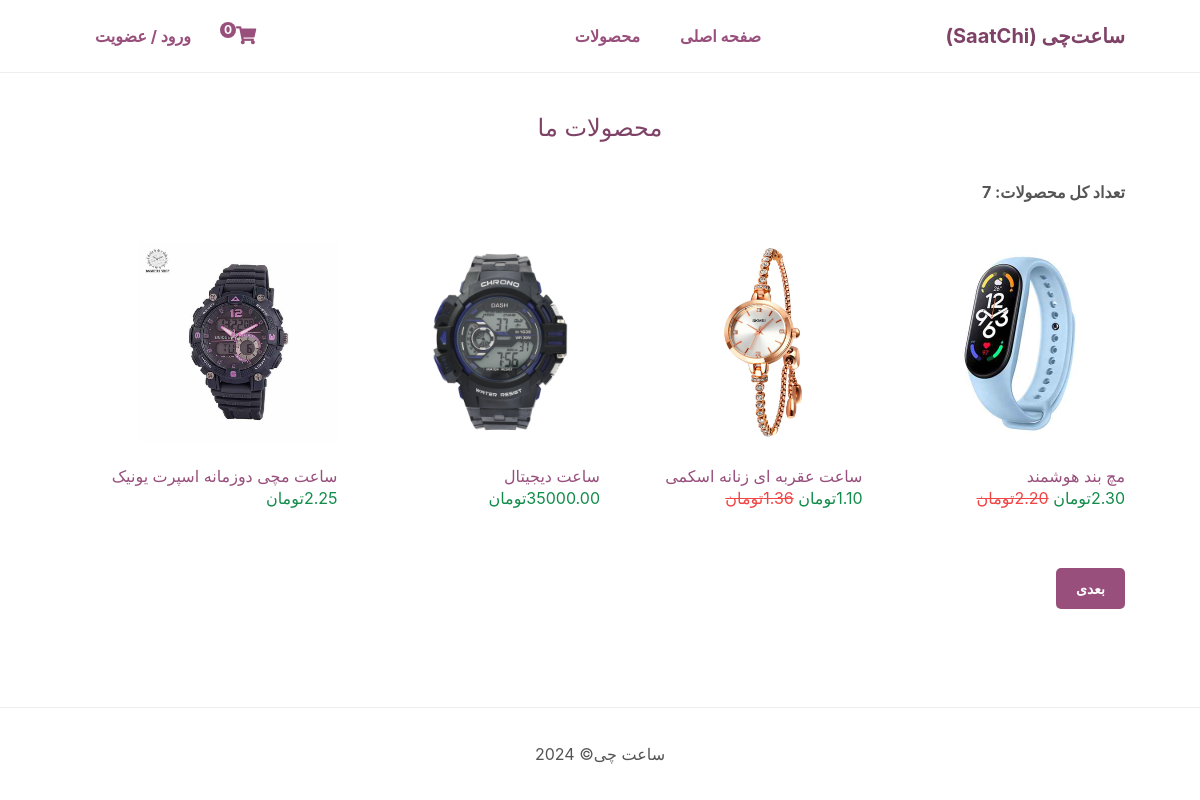
The app's page /Pstore/index.php?page=products with its own data.
### tables this page shows
CREATE TABLE IF NOT EXISTS `products` (
  `id` int NOT NULL AUTO_INCREMENT,
  `name` varchar(200) NOT NULL,
  `desc` text NOT NULL,
  `price` decimal(7,2) NOT NULL,
  `rrp` decimal(7,2) NOT NULL DEFAULT '0.00',
  `quantity` int NOT NULL,
  `img` text NOT NULL,
  `date_added` datetime NOT NULL DEFAULT CURRENT_TIMESTAMP,
  PRIMARY KEY (`id`)
);

### Pstore/index.php (called while the page is built, shortened)
<?php
include 'functions.php';
$page = isset($_GET['page']) && file_exists($_GET['page'] . '.php') ? $_GET['page'] : 'home';
include $page . '.php';
?>

### Pstore/products.php (the view, shortened to what this page needs)
<?php
$num_products_on_each_page = 4;
$current_page = isset($_GET['p']) && is_numeric($_GET['p']) ? (int)$_GET['p'] : 1;
$stmt = $pdo->prepare('SELECT * FROM products ORDER BY date_added DESC LIMIT ?,?');
$stmt->bindValue(1, ($current_page - 1) * $num_products_on_each_page, PDO::PARAM_INT);
$stmt->bindValue(2, $num_products_on_each_page, PDO::PARAM_INT);
$stmt->execute();
$products = $stmt->fetchAll(PDO::FETCH_ASSOC);
$total_products = $pdo->query('SELECT * FROM products')->rowCount();
?>
<?= template_header('صفحه محصولات') ?>
<div class="products content-wrapper">
    <h1>محصولات ما</h1>
    <b> تعداد کل محصولات: <?= $total_products ?></b>
    <div class="products-wrapper">
        <?php foreach ($products as $product) : ?>
            <a href="index.php?page=product&id=<?= $product['id'] ?>" class="product">
                <img src="imgs/<?= $product['img'] ?>" width="200" height="200" alt="<?= $product['name'] ?>">
                <span class="name"><?= $product['name'] ?></span>
                <span class="price">
                    <?= $product['price'] ?>تومان
                    <?php if ($product['rrp'] > 0) : ?>
                        <span class="rrp"><?= $product['rrp'] ?>تومان</span>
                    <?php endif; ?>
                </span>
            </a>
        <?php endforeach; ?>
    </div>
    <div class="buttons">
        <?php if ($total_products > ($current_page * $num_products_on_each_page) - $num_products_on_each_page + count($products)) : ?>
            <a href="index.php?page=products&p=<?= $current_page + 1 ?>">بعدی</a>
        <?php endif; ?>
    </div>
</div>
<?= template_footer() ?>

### Pstore/style.css (style rules this page uses)
* { box-sizing: border-box; font-family: -apple-system, BlinkMacSystemFont, "segoe ui", roboto, oxygen, ubuntu, cantarell, "fira sans", "droid sans", "helvetica neue", Arial, sans-serif; font-size: 16px; -webkit-font-smoothing: antialiased; -moz-osx-font-smoothing: grayscale; }
html { height: 100%; }
body { position: relative; min-height: 100%; color: #555555; background-color: #FFFFFF; margin: 0; padding-bottom: 100px; }
h1, h2, h3, h4, h5 { color: #7e4267; }
.content-wrapper { width: 1050px; margin: 0 auto; direction: rtl; }
main .recentlyadded .products, main .products .products-wrapper { display: flex; flex-wrap: wrap; align-items: center; justify-content: space-between; padding: 40px 0 0 0; text-align: right; }
main .recentlyadded .products .product, main .products .products-wrapper .product { display: block; overflow: hidden; text-decoration: none; width: 25%; padding-bottom: 60px; }
main .recentlyadded .products .product img, main .products .products-wrapper .product img { transform: scale(1); transition: transform 1s; }
main .recentlyadded .products .product .name, main .products .products-wrapper .product .name { display: block; color: #984f7c; padding: 20px 0 2px 0; }
main .recentlyadded .products .product .price, main .products .products-wrapper .product .price { display: block; color: #128c4b; }
main .recentlyadded .products .product .rrp, main .products .products-wrapper .product .rrp { color: #f04545; text-decoration: line-through; }
main>.products h1 { display: block; font-weight: normal; margin: 0; padding: 40px 0; font-size: 24px; text-align: center; width: 100%; }
main>.products .buttons { text-align: right; padding-bottom: 40px; }
main>.products .buttons a { display: inline-block; text-decoration: none; margin-left: 5px; padding: 12px 20px; border: 0; background: #984f7c; color: #FFFFFF; font-size: 14px; font-weight: bold; border-radius: 5px; }

### records on screen
products: img (picture), name "مچ بند هوشمند", price "2.30", rrp "2.20"
products: img (picture), name "ساعت عقربه ای زنانه اسکمی", price "1.10", rrp "1.36"
products: img (picture), name "ساعت دیجیتال", price "35000.00"
products: img (picture), name "ساعت مچی دوزمانه اسپرت یونیک", price "2.25"

### other values on screen
$num_items_in_cart "0"
$total_products "7"
